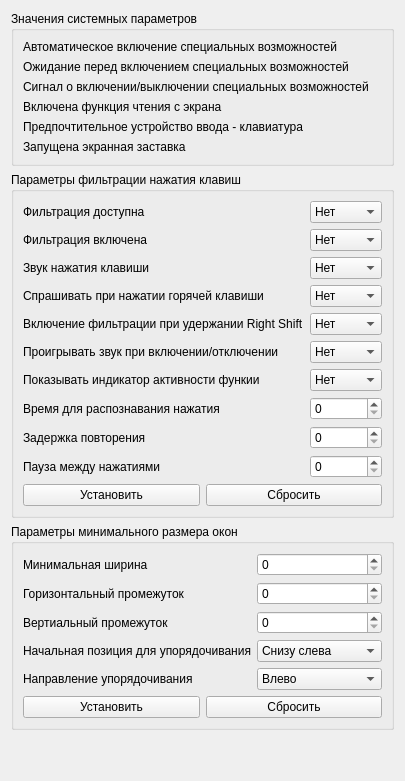
      <widget class="QWidget" name="pageSystemParams">
       <layout class="QVBoxLayout" name="verticalLayout_5">
        <item>
         <widget class="QGroupBox" name="groupGetters">
          <property name="title">
           <string>Значения системных параметров</string>
          </property>
          <layout class="QFormLayout" name="formLayout_2">
           <item row="0" column="0">
            <widget class="QLabel" name="label_8">
             <property name="text">
              <string>Автоматическое включение специальных возможностей</string>
             </property>
            </widget>
           </item>
           <item row="0" column="1">
            <widget class="QLabel" name="labelAccessTimeOutOn">
             <property name="text">
              <string/>
             </property>
            </widget>
           </item>
           <item row="2" column="0">
            <widget class="QLabel" name="label_12">
             <property name="text">
              <string>Сигнал о включении/выключении специальных возможностей</string>
             </property>
            </widget>
           </item>
           <item row="2" column="1">
            <widget class="QLabel" name="labelAccessOnOffFeedback">
             <property name="text">
              <string/>
             </property>
            </widget>
           </item>
           <item row="3" column="0">
            <widget class="QLabel" name="label_18">
             <property name="text">
              <string>Включена функция чтения с экрана</string>
             </property>
            </widget>
           </item>
           <item row="4" column="0">
            <widget class="QLabel" name="label_19">
             <property name="text">
              <string>Предпочтительное устройство ввода - клавиатура</string>
             </property>
            </widget>
           </item>
           <item row="5" column="0">
            <widget class="QLabel" name="label_20">
             <property name="text">
              <string>Запущена экранная заставка</string>
             </property>
            </widget>
           </item>
           <item row="1" column="0">
            <widget class="QLabel" name="label_21">
             <property name="text">
              <string>Ожидание перед включением специальных возможностей</string>
             </property>
            </widget>
           </item>
           <item row="1" column="1">
            <widget class="QLabel" name="labelAccessTimeOut">
             <property name="text">
              <string/>
             </property>
            </widget>
           </item>
           <item row="3" column="1">
            <widget class="QLabel" name="labelScreenReaderOn">
             <property name="text">
              <string/>
             </property>
            </widget>
           </item>
           <item row="4" column="1">
            <widget class="QLabel" name="labelKeyboardPreffered">
             <property name="text">
              <string/>
             </property>
            </widget>
           </item>
           <item row="5" column="1">
            <widget class="QLabel" name="labelScreenSaverRunning">
             <property name="text">
              <string/>
             </property>
            </widget>
           </item>
          </layout>
         </widget>
        </item>
        <item>
         <widget class="QGroupBox" name="groupFilterKeys">
          <property name="title">
           <string>Параметры фильтрации нажатия клавиш</string>
          </property>
          <layout class="QVBoxLayout" name="verticalLayout_6">
           <item>
            <layout class="QFormLayout" name="formLayout_5">
             <item row="0" column="0">
              <widget class="QLabel" name="label_14">
               <property name="text">
                <string>Фильтрация доступна</string>
               </property>
              </widget>
             </item>
             <item row="0" column="1">
              <widget class="QComboBox" name="comboBoxFKFilterAvailable">
               <property name="currentIndex">
                <number>0</number>
               </property>
               <item>
                <property name="text">
                 <string>Нет</string>
                </property>
               </item>
               <item>
                <property name="text">
                 <string>Да</string>
                </property>
               </item>
              </widget>
             </item>
             <item row="2" column="0">
              <widget class="QLabel" name="label_15">
               <property name="text">
                <string>Звук нажатия клавиши</string>
               </property>
              </widget>
             </item>
             <item row="2" column="1">
              <widget class="QComboBox" name="comboBoxFKClickOn">
               <item>
                <property name="text">
                 <string>Нет</string>
                </property>
               </item>
               <item>
                <property name="text">
                 <string>Да</string>
                </property>
               </item>
              </widget>
             </item>
             <item row="3" column="0">
              <widget class="QLabel" name="label_10">
               <property name="text">
                <string>Спрашивать при нажатии горячей клавиши</string>
               </property>
              </widget>
             </item>
             <item row="3" column="1">
              <widget class="QComboBox" name="comboBoxFKConfirmHotkey">
               <item>
                <property name="text">
                 <string>Нет</string>
                </property>
               </item>
               <item>
                <property name="text">
                 <string>Да</string>
                </property>
               </item>
              </widget>
             </item>
             <item row="1" column="0">
              <widget class="QLabel" name="label_13">
               <property name="text">
                <string>Фильтрация включена</string>
               </property>
              </widget>
             </item>
             <item row="1" column="1">
              <widget class="QComboBox" name="comboBoxFKIsOn">
               <item>
                <property name="text">
                 <string>Нет</string>
                </property>
               </item>
               <item>
                <property name="text">
                 <string>Да</string>
                </property>
               </item>
              </widget>
             </item>
             <item row="4" column="0">
              <widget class="QLabel" name="label_22">
               <property name="text">
                <string>Включение фильтрации при удержании Right Shift</string>
               </property>
              </widget>
             </item>
             <item row="5" column="0">
              <widget class="QLabel" name="label_23">
               <property name="text">
                <string>Проигрывать звук при включении/отключении</string>
               </property>
              </widget>
             </item>
             <item row="6" column="0">
              <widget class="QLabel" name="label_24">
               <property name="text">
                <string>Показывать индикатор активности функии</string>
               </property>
              </widget>
             </item>
             <item row="4" column="1">
              <widget class="QComboBox" name="comboBoxFKHotkeyActive">
               <item>
                <property name="text">
                 <string>Нет</string>
                </property>
               </item>
               <item>
                <property name="text">
                 <string>Да</string>
                </property>
               </item>
              </widget>
             </item>
             <item row="5" column="1">
              <widget class="QComboBox" name="comboBoxFKHotkeySound">
               <item>
                <property name="text">
                 <string>Нет</string>
                </property>
               </item>
               <item>
                <property name="text">
                 <string>Да</string>
                </property>
               </item>
              </widget>
             </item>
             <item row="6" column="1">
              <widget class="QComboBox" name="comboBoxFKIndicator">
               <item>
                <property name="text">
                 <string>Нет</string>
                </property>
               </item>
               <item>
                <property name="text">
                 <string>Да</string>
                </property>
               </item>
              </widget>
             </item>
             <item row="7" column="0">
              <widget class="QLabel" name="label_25">
               <property name="text">
                <string>Время для распознавания нажатия</string>
               </property>
              </widget>
             </item>
             <item row="8" column="0">
              <widget class="QLabel" name="label_26">
               <property name="text">
                <string>Задержка повторения</string>
               </property>
              </widget>
             </item>
             <item row="9" column="0">
              <widget class="QLabel" name="label_27">
               <property name="text">
                <string>Пауза между нажатиями</string>
               </property>
              </widget>
             </item>
             <item row="7" column="1">
              <widget class="QSpinBox" name="spinBoxFKWait">
               <property name="maximum">
                <number>10000</number>
               </property>
              </widget>
             </item>
             <item row="8" column="1">
              <widget class="QSpinBox" name="spinBoxFKRepeat">
               <property name="maximum">
                <number>10000</number>
               </property>
              </widget>
             </item>
             <item row="9" column="1">
              <widget class="QSpinBox" name="spinBoxFKBounce">
               <property name="maximum">
                <number>10000</number>
               </property>
              </widget>
             </item>
            </layout>
           </item>
           <item>
            <layout class="QHBoxLayout" name="horizontalLayout_2">
             <property name="sizeConstraint">
              <enum>QLayout::SetDefaultConstraint</enum>
             </property>
             <item>
              <widget class="QPushButton" name="pushButtonSetFK">
               <property name="text">
                <string>Установить</string>
               </property>
              </widget>
             </item>
             <item>
              <widget class="QPushButton" name="pushButtonResetFK">
               <property name="text">
                <string>Сбросить</string>
               </property>
              </widget>
             </item>
            </layout>
           </item>
          </layout>
         </widget>
        </item>
        <item>
         <widget class="QGroupBox" name="groupMinimizedMetrics">
          <property name="title">
           <string>Параметры минимального размера окон</string>
          </property>
          <layout class="QVBoxLayout" name="verticalLayout_7">
           <item>
            <layout class="QFormLayout" name="formLayout_6">
             <item row="0" column="0">
              <widget class="QLabel" name="label_16">
               <property name="text">
                <string>Минимальная ширина</string>
               </property>
              </widget>
             </item>
             <item row="1" column="0">
              <widget class="QLabel" name="label_17">
               <property name="text">
                <string>Горизонтальный промежуток</string>
               </property>
              </widget>
             </item>
             <item row="2" column="0">
              <widget class="QLabel" name="label_28">
               <property name="text">
                <string>Вертиальный промежуток</string>
               </property>
              </widget>
             </item>
             <item row="3" column="0">
              <widget class="QLabel" name="label_29">
               <property name="text">
                <string>Начальная позиция для упорядочивания</string>
               </property>
              </widget>
             </item>
             <item row="4" column="0">
              <widget class="QLabel" name="label_30">
               <property name="text">
                <string>Направление упорядочивания</string>
               </property>
              </widget>
             </item>
             <item row="3" column="1">
              <widget class="QComboBox" name="comboBoxMMStart">
               <item>
                <property name="text">
                 <string>Снизу слева</string>
                </property>
               </item>
               <item>
                <property name="text">
                 <string>Снизу справа</string>
                </property>
               </item>
               <item>
                <property name="text">
                 <string>Сверху слева</string>
                </property>
               </item>
               <item>
                <property name="text">
                 <string>Сверху справа</string>
                </property>
               </item>
              </widget>
             </item>
             <item row="4" column="1">
              <widget class="QComboBox" name="comboBoxMMDirection">
               <item>
                <property name="text">
                 <string>Влево</string>
                </property>
               </item>
               <item>
                <property name="text">
                 <string>Вправо</string>
                </property>
               </item>
               <item>
                <property name="text">
                 <string>Вверх</string>
                </property>
               </item>
               <item>
                <property name="text">
                 <string>Вниз</string>
                </property>
               </item>
               <item>
                <property name="text">
                 <string>Скрыть</string>
                </property>
               </item>
              </widget>
             </item>
             <item row="0" column="1">
              <widget class="QSpinBox" name="spinBoxMMWidth">
               <property name="maximum">
                <number>10000</number>
               </property>
              </widget>
             </item>
             <item row="1" column="1">
              <widget class="QSpinBox" name="spinBoxMMHorizontalGap">
               <property name="maximum">
                <number>10000</number>
               </property>
              </widget>
             </item>
             <item row="2" column="1">
              <widget class="QSpinBox" name="spinBoxMMVerticalGap">
               <property name="maximum">
                <number>10000</number>
               </property>
              </widget>
             </item>
            </layout>
           </item>
           <item>
            <layout class="QHBoxLayout" name="horizontalLayout_3">
             <property name="sizeConstraint">
              <enum>QLayout::SetDefaultConstraint</enum>
             </property>
             <item>
              <widget class="QPushButton" name="pushButtonSetMM">
               <property name="text">
                <string>Установить</string>
               </property>
              </widget>
             </item>
             <item>
              <widget class="QPushButton" name="pushButtonResetMM">
               <property name="text">
                <string>Сбросить</string>
               </property>
              </widget>
             </item>
            </layout>
           </item>
          </layout>
         </widget>
        </item>
        <item>
         <spacer name="verticalSpacer_4">
          <property name="orientation">
           <enum>Qt::Vertical</enum>
          </property>
          <property name="sizeHint" stdset="0">
           <size>
            <width>20</width>
            <height>40</height>
           </size>
          </property>
         </spacer>
        </item>
       </layout>
      </widget>
